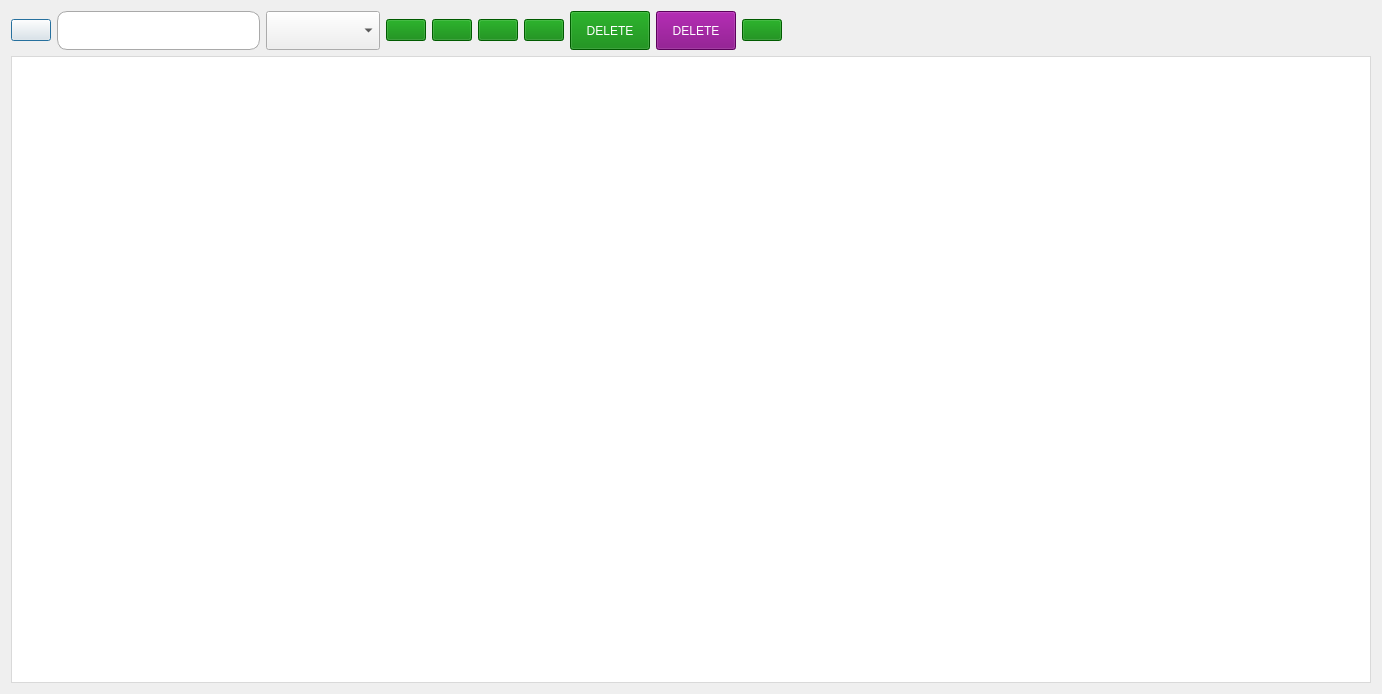
<?xml version="1.0" encoding="UTF-8"?>
<ui version="4.0">
 <class>viewInvo</class>
 <widget class="QDialog" name="viewInvo">
  <property name="geometry">
   <rect>
    <x>0</x>
    <y>0</y>
    <width>1382</width>
    <height>694</height>
   </rect>
  </property>
  <property name="windowTitle">
   <string>View Invoices</string>
  </property>
  <layout class="QVBoxLayout" name="verticalLayout_2">
   <item>
    <layout class="QVBoxLayout" name="verticalLayout">
     <item>
      <layout class="QHBoxLayout" name="horizontalLayout_4">
       <item>
        <layout class="QHBoxLayout" name="horizontalLayout_3">
         <item>
          <widget class="QPushButton" name="pushButton_8">
           <property name="styleSheet">
            <string notr="true"/>
           </property>
           <property name="text">
            <string/>
           </property>
           <property name="icon">
            <iconset resource="asert.qrc">
             <normaloff>:/Images/search.png</normaloff>:/Images/search.png</iconset>
           </property>
           <property name="iconSize">
            <size>
             <width>55</width>
             <height>55</height>
            </size>
           </property>
          </widget>
         </item>
         <item>
          <layout class="QHBoxLayout" name="horizontalLayout_2">
           <item>
            <widget class="QLineEdit" name="lineEdit">
             <property name="sizePolicy">
              <sizepolicy hsizetype="Preferred" vsizetype="Preferred">
               <horstretch>0</horstretch>
               <verstretch>0</verstretch>
              </sizepolicy>
             </property>
             <property name="font">
              <font>
               <pointsize>16</pointsize>
              </font>
             </property>
             <property name="styleSheet">
              <string notr="true">QLineEdit {
    border: 1px solid #a9a9a9;
    padding: 5px;
    border-radius: 10px; /* Adjust the value to control the roundness */
    background-color: #ffffff; /* Set the background color to white */
    color: #333333;
}

QLineEdit:focus {
    border-color: #3e7bb6;
}
</string>
             </property>
            </widget>
           </item>
           <item>
            <widget class="QComboBox" name="comboBox">
             <property name="sizePolicy">
              <sizepolicy hsizetype="Preferred" vsizetype="Preferred">
               <horstretch>0</horstretch>
               <verstretch>0</verstretch>
              </sizepolicy>
             </property>
             <property name="font">
              <font>
               <pointsize>16</pointsize>
               <weight>75</weight>
               <bold>true</bold>
              </font>
             </property>
             <property name="styleSheet">
              <string notr="true"/>
             </property>
            </widget>
           </item>
          </layout>
         </item>
        </layout>
       </item>
       <item>
        <layout class="QHBoxLayout" name="horizontalLayout">
         <item>
          <widget class="QPushButton" name="pushButton_invo">
           <property name="styleSheet">
            <string notr="true">
QPushButton{

	

	font: 14pt &quot;Times New Roman&quot;;  

		border-right: 1px solid #aaaaaa;

		border-bottom: 1px solid #aaaaaa;



}



QPushButton:enabled {

		background-color: green;

		color: white;

}



QPushButton:pressed {

		background-color: green;

		color: white;

}





QPushButton:hover:!pressed {

		background-color: ORANGE;

		color: red;

}



QPushButton:disabled {

		background-color: #aaaaaa;

		color: #ffffff;

}</string>
           </property>
           <property name="text">
            <string/>
           </property>
           <property name="icon">
            <iconset resource="asert.qrc">
             <normaloff>:/Images/invoice.png</normaloff>:/Images/invoice.png</iconset>
           </property>
           <property name="iconSize">
            <size>
             <width>50</width>
             <height>50</height>
            </size>
           </property>
          </widget>
         </item>
         <item>
          <widget class="QPushButton" name="pushButton_Manufacturer">
           <property name="styleSheet">
            <string notr="true">
QPushButton{

	

	font: 14pt &quot;Times New Roman&quot;;  

		border-right: 1px solid #aaaaaa;

		border-bottom: 1px solid #aaaaaa;



}



QPushButton:enabled {

		background-color: green;

		color: white;

}



QPushButton:pressed {

		background-color: green;

		color: white;

}





QPushButton:hover:!pressed {

		background-color: ORANGE;

		color: red;

}



QPushButton:disabled {

		background-color: #aaaaaa;

		color: #ffffff;

}</string>
           </property>
           <property name="text">
            <string/>
           </property>
           <property name="icon">
            <iconset resource="asert.qrc">
             <normaloff>:/Images/manufacturer.png</normaloff>:/Images/manufacturer.png</iconset>
           </property>
           <property name="iconSize">
            <size>
             <width>50</width>
             <height>50</height>
            </size>
           </property>
          </widget>
         </item>
         <item>
          <widget class="QPushButton" name="pushButton_PartNo">
           <property name="styleSheet">
            <string notr="true">
QPushButton{

	

	font: 14pt &quot;Times New Roman&quot;;  

		border-right: 1px solid #aaaaaa;

		border-bottom: 1px solid #aaaaaa;



}



QPushButton:enabled {

		background-color: green;

		color: white;

}



QPushButton:pressed {

		background-color: green;

		color: white;

}





QPushButton:hover:!pressed {

		background-color: ORANGE;

		color: red;

}



QPushButton:disabled {

		background-color: #aaaaaa;

		color: #ffffff;

}</string>
           </property>
           <property name="text">
            <string/>
           </property>
           <property name="icon">
            <iconset resource="asert.qrc">
             <normaloff>:/Images/quantity.png</normaloff>:/Images/quantity.png</iconset>
           </property>
           <property name="iconSize">
            <size>
             <width>50</width>
             <height>50</height>
            </size>
           </property>
          </widget>
         </item>
         <item>
          <widget class="QPushButton" name="pushButton_Date">
           <property name="styleSheet">
            <string notr="true">
QPushButton{

	

	font: 14pt &quot;Times New Roman&quot;;  

		border-right: 1px solid #aaaaaa;

		border-bottom: 1px solid #aaaaaa;



}



QPushButton:enabled {

		background-color: green;

		color: white;

}



QPushButton:pressed {

		background-color: green;

		color: white;

}





QPushButton:hover:!pressed {

		background-color: ORANGE;

		color: red;

}



QPushButton:disabled {

		background-color: #aaaaaa;

		color: #ffffff;

}</string>
           </property>
           <property name="text">
            <string/>
           </property>
           <property name="icon">
            <iconset resource="asert.qrc">
             <normaloff>:/Images/date.png</normaloff>:/Images/date.png</iconset>
           </property>
           <property name="iconSize">
            <size>
             <width>50</width>
             <height>50</height>
            </size>
           </property>
          </widget>
         </item>
         <item>
          <widget class="QPushButton" name="pushButton_Comment">
           <property name="sizePolicy">
            <sizepolicy hsizetype="Preferred" vsizetype="Preferred">
             <horstretch>0</horstretch>
             <verstretch>0</verstretch>
            </sizepolicy>
           </property>
           <property name="styleSheet">
            <string notr="true">
QPushButton{

	

	font: 14pt &quot;Times New Roman&quot;;  

		border-right: 1px solid #aaaaaa;

		border-bottom: 1px solid #aaaaaa;



}



QPushButton:enabled {

		background-color: green;

		color: white;

}



QPushButton:pressed {

		background-color: green;

		color: white;

}





QPushButton:hover:!pressed {

		background-color: ORANGE;

		color: red;

}



QPushButton:disabled {

		background-color: #aaaaaa;

		color: #ffffff;

}</string>
           </property>
           <property name="text">
            <string>DELETE</string>
           </property>
           <property name="iconSize">
            <size>
             <width>50</width>
             <height>50</height>
            </size>
           </property>
          </widget>
         </item>
         <item>
          <widget class="QPushButton" name="pushButton_QTY">
           <property name="sizePolicy">
            <sizepolicy hsizetype="Preferred" vsizetype="Preferred">
             <horstretch>0</horstretch>
             <verstretch>0</verstretch>
            </sizepolicy>
           </property>
           <property name="styleSheet">
            <string notr="true">
QPushButton{

	

	font: 14pt &quot;Times New Roman&quot;;  

		border-right: 1px solid #aaaaaa;

		border-bottom: 1px solid #aaaaaa;



}



QPushButton:enabled {

		background-color: purple;

		color: white;

}



QPushButton:pressed {

		background-color: green;

		color: white;

}





QPushButton:hover:!pressed {

		background-color: ORANGE;

		color: red;

}



QPushButton:disabled {

		background-color: #aaaaaa;

		color: #ffffff;

}</string>
           </property>
           <property name="text">
            <string>DELETE</string>
           </property>
           <property name="iconSize">
            <size>
             <width>50</width>
             <height>50</height>
            </size>
           </property>
          </widget>
         </item>
         <item>
          <widget class="QPushButton" name="pushButton_refresh">
           <property name="styleSheet">
            <string notr="true">
QPushButton{

	

	font: 14pt &quot;Times New Roman&quot;;  

		border-right: 1px solid #aaaaaa;

		border-bottom: 1px solid #aaaaaa;



}



QPushButton:enabled {

		background-color: green;

		color: white;

}



QPushButton:pressed {

		background-color: green;

		color: white;

}





QPushButton:hover:!pressed {

		background-color: ORANGE;

		color: red;

}



QPushButton:disabled {

		background-color: #aaaaaa;

		color: #ffffff;

}</string>
           </property>
           <property name="text">
            <string/>
           </property>
           <property name="icon">
            <iconset resource="asert.qrc">
             <normaloff>:/Images/refresh.png</normaloff>:/Images/refresh.png</iconset>
           </property>
           <property name="iconSize">
            <size>
             <width>50</width>
             <height>50</height>
            </size>
           </property>
          </widget>
         </item>
         <item>
          <spacer name="horizontalSpacer">
           <property name="orientation">
            <enum>Qt::Horizontal</enum>
           </property>
           <property name="sizeHint" stdset="0">
            <size>
             <width>308</width>
             <height>20</height>
            </size>
           </property>
          </spacer>
         </item>
        </layout>
       </item>
      </layout>
     </item>
     <item>
      <widget class="QTableView" name="tableView">
       <property name="styleSheet">
        <string notr="true">QTableView {
    border: 1px solid #d9d9d9;
    background-color: #ffffff;
    padding: 0;
    gridline-color: #d9d9d9;
}

QTableView::item {
    padding: 5px;
    border: none;
}

QTableView::item:selected {
    background-color: #3e7bb6;
    color: #ffffff;
}

QHeaderView::section {
    background-color: #f2f2f2;
    color: #333333;
    padding: 5px;
   font-weight: bold;
   font-size: 18px;
    border: none;
    border-right: 1px solid #d9d9d9;
    border-bottom: 1px solid #d9d9d9;
    min-width: 80px;
    min-height: 30px;
    font-family: Times New Roman;
}



QHeaderView::section:first {
    border-top-left-radius: 5px;
}

QHeaderView::section:last {
    border-top-right-radius: 5px;
    border-right: none;
}

QHeaderView::section:middle {
    border-right: none;
}

QTableView::horizontalHeader {
    border-top: 1px solid #d9d9d9;
    border-bottom: 1px solid #d9d9d9;
}

QTableView::verticalHeader {
    border-right: 1px solid #d9d9d9;
}

QHeaderView::section:horizontal {
    background-color: #e2e2e2;
    border-top: 1px solid #9d9d9d;
}

QHeaderView::section:horizontal:pressed {
    background-color: #3e7bb6;
    color: #ffffff;
}
</string>
       </property>
      </widget>
     </item>
    </layout>
   </item>
  </layout>
 </widget>
 <resources>
  <include location="asert.qrc"/>
 </resources>
 <connections/>
</ui>
